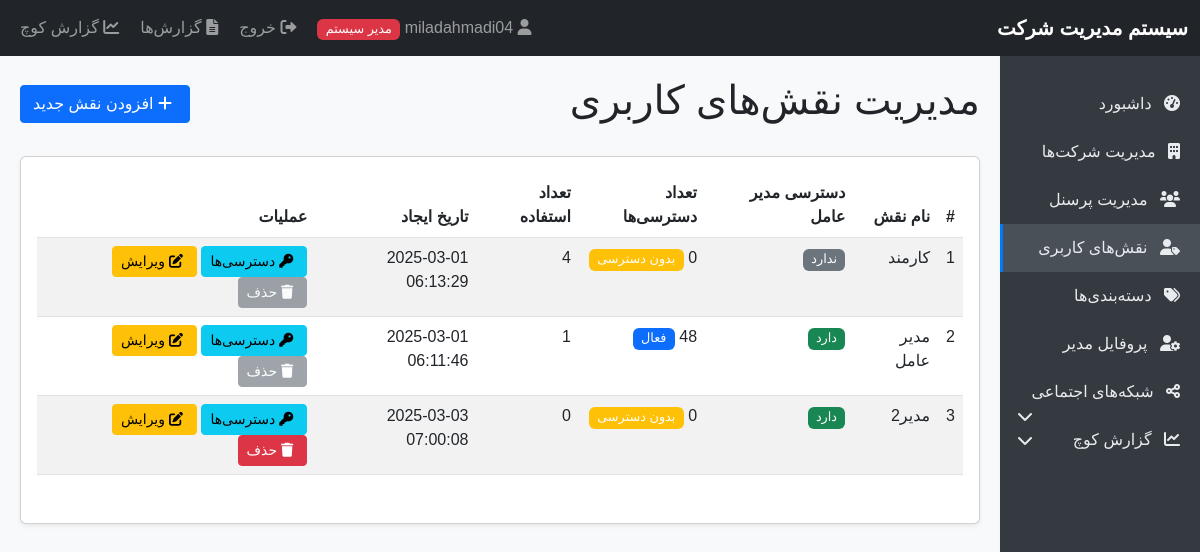
/roles.php (signed in), run on the app's committed database.
### tables this page shows
CREATE TABLE `roles` (
  `id` int(11) NOT NULL,
  `name` varchar(50) NOT NULL,
  `is_ceo` tinyint(1) DEFAULT 0,
  `created_at` timestamp NOT NULL DEFAULT current_timestamp()
);

### roles.php (the view, shortened to what this page needs)
<?php
require_once 'auth.php';
$stmt = $pdo->query("SELECT r.*,
                     (SELECT COUNT(*) FROM personnel WHERE role_id = r.id) as usage_count,
                     (SELECT COUNT(*) FROM role_permissions WHERE role_id = r.id) as permission_count
                     FROM roles r ORDER BY name");
$roles = $stmt->fetchAll();
include 'header.php';
?>
<div class="d-flex justify-content-between align-items-center mb-4">
    <h1>مدیریت نقش‌های کاربری</h1>
    <button type="button" class="btn btn-primary" data-bs-toggle="modal" data-bs-target="#addRoleModal">
        <i class="fas fa-plus"></i> افزودن نقش جدید
    </button>
</div>
<div class="card">
    <div class="card-body">
        <?php if (count($roles) > 0): ?>
            <div class="table-responsive">
                <table class="table table-striped">
                    <thead>
                        <tr>
                            <th>#</th>
                            <th>نام نقش</th>
                            <th>دسترسی مدیر عامل</th>
                            <th>تعداد دسترسی‌ها</th>
                            <th>تعداد استفاده</th>
                            <th>تاریخ ایجاد</th>
                            <th>عملیات</th>
                        </tr>
                    </thead>
                    <tbody>
                        <?php foreach ($roles as $index => $role): ?>
                            <tr>
                                <td><?php echo $index + 1; ?></td>
                                <td><?php echo $role['name']; ?></td>
                                <td>
                                    <?php if ($role['is_ceo']): ?>
                                        <span class="badge bg-success">دارد</span>
                                    <?php else: ?>
                                        <span class="badge bg-secondary">ندارد</span>
                                    <?php endif; ?>
                                </td>
                                <td>
                                    <?php echo $role['permission_count']; ?>
                                    <?php if ($role['permission_count'] > 0): ?>
                                        <span class="badge bg-primary">فعال</span>
                                    <?php else: ?>
                                        <span class="badge bg-warning">بدون دسترسی</span>
                                    <?php endif; ?>
                                </td>
                                <td><?php echo $role['usage_count']; ?></td>
                                <td><?php echo $role['created_at']; ?></td>
                                <td>
                                    <a href="role_permissions.php?role=<?php echo $role['id']; ?>" class="btn btn-sm btn-info">
                                        <i class="fas fa-key"></i> دسترسی‌ها
                                    </a>
                                    <button type="button" class="btn btn-sm btn-warning"
                                            data-bs-toggle="modal"
                                            data-bs-target="#editRoleModal"
                                            data-id="<?php echo $role['id']; ?>"
                                            data-name="<?php echo $role['name']; ?>"
                                            data-ceo="<?php echo $role['is_ceo']; ?>">
                                        <i class="fas fa-edit"></i> ویرایش
                                    </button>
                                    <?php if ($role['usage_count'] == 0): ?>
                                        <a href="?delete=<?php echo $role['id']; ?>"
                                           class="btn btn-sm btn-danger"
                                           onclick="return confirm('آیا از حذف این نقش اطمینان دارید؟ دسترسی‌های مربوط به این نقش نیز حذف خواهند شد.')">
                                            <i class="fas fa-trash"></i> حذف
                                        </a>
                                    <?php else: ?>
                                        <button class="btn btn-sm btn-secondary" disabled>
                                            <i class="fas fa-trash"></i> حذف
                                        </button>
                                    <?php endif; ?>
                                </td>
                            </tr>
                        <?php endforeach; ?>
                    </tbody>
                </table>
            </div>
        <?php else: ?>
            <p class="text-center">هیچ نقشی یافت نشد.</p>
        <?php endif; ?>
    </div>
</div>
<?php include 'footer.php'; ?>

### header.php (style rules this page uses)
body { font-family: Tahoma, Arial, sans-serif; background-color: #f8f9fa; }
.badge { font-size: 80%; font-weight: normal; }
.card { box-shadow: 0 0.125rem 0.25rem rgba(0, 0, 0, 0.075); margin-bottom: 1.5rem; }
.btn { border-radius: 0.25rem; }
.btn-sm { padding: 0.25rem 0.5rem; font-size: 0.875rem; }
.fas, .fab { margin-right: 5px; }
.table-responsive { margin-bottom: 1rem; }

### data on the page
roles: name "کارمند", is_ceo "ندارد", permission_count "0", shows "بدون دسترسی", usage_count "4", created_at "2025-03-01 06:13:29", shows "حذف"
roles: name "مدیر عامل", is_ceo "دارد", permission_count "48", shows "فعال", usage_count "1", created_at "2025-03-01 06:11:46", shows "حذف"
roles: name "مدیر2", is_ceo "دارد", permission_count "0", shows "بدون دسترسی", usage_count "0", created_at "2025-03-03 07:00:08"
